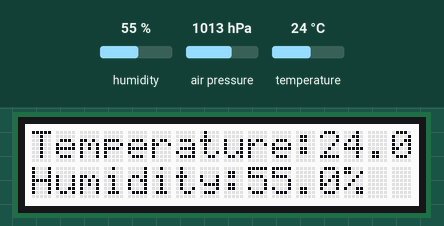
Bench run of a program on a simulated ESP32 board running MicroPython. Parts: 16×2 character LCD. Inputs (shaded band) come from the test bench; at power-on: humidity 55 %, temperature 24 °C, air pressure 1013 hPa. Library files of the repository ran but are not shown: bme280_float.py; what the program prints to the serial console is not drawn.

Above: at 2.2 s.
2.3 s: humidity set to 22 %
At 3.7 s:
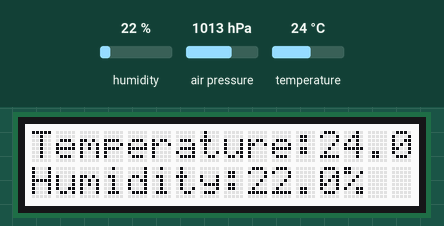
4.5 s: temperature set to 12 °C
At 6.2 s:
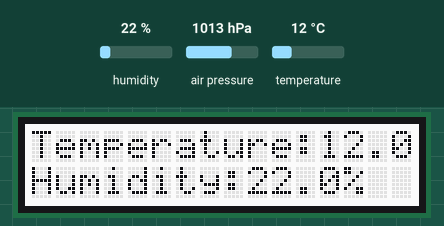
6.5 s: humidity set to 40 %
At 7.5 s:
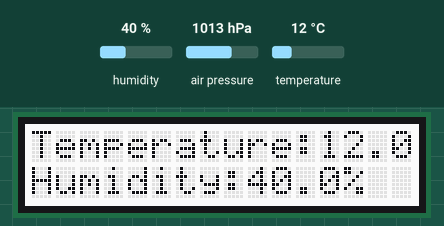
8.6 s: temperature set to 19 °C
At 10.0 s:
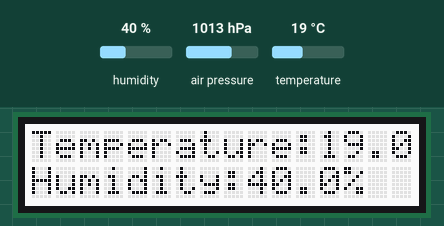
Timing chart, 0 to 11.6 s (numbered marks = the images above; inputs shaded):
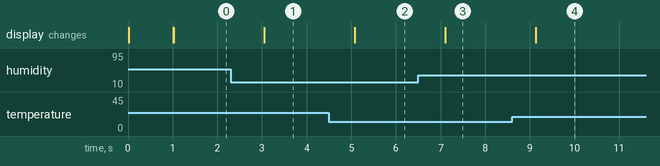

The program:

lcd_bme280.py
```python
import machine
import i2c_lcd
import time
import bme280_float as bme280

print("LCD Grove BME280 I2C")
i2c = machine.SoftI2C(sda=machine.Pin(21), scl=machine.Pin(22))
lcd = i2c_lcd.Display(i2c)
lcd.color(0,0,255)
lcd.home()
lcd.write("Starting BME    ")
bme = bme280.BME280(i2c=i2c)
lcd.write("Starting       ")
time.sleep_ms(1000)
lcd.color(255,255,255)

while True:
    temp, pre, hum = bme.read_compensated_data(result = None)
    lcd.home()
    lcd.write(f"Temperature:{temp}")
    lcd.move(0,1)
    lcd.write(f"Humidity:{hum:.1f}%")
    time.sleep_ms(1000)
```

Measured:
- after the input at 2.3 s, the display: changes after 0.75 s (image 1)
- after the input at 4.5 s, the display: changes after 0.58 s (image 2)
- after the input at 6.5 s, the display: changes after 0.61 s (image 3)
- after the input at 8.6 s, the display: changes after 0.53 s (image 4)
